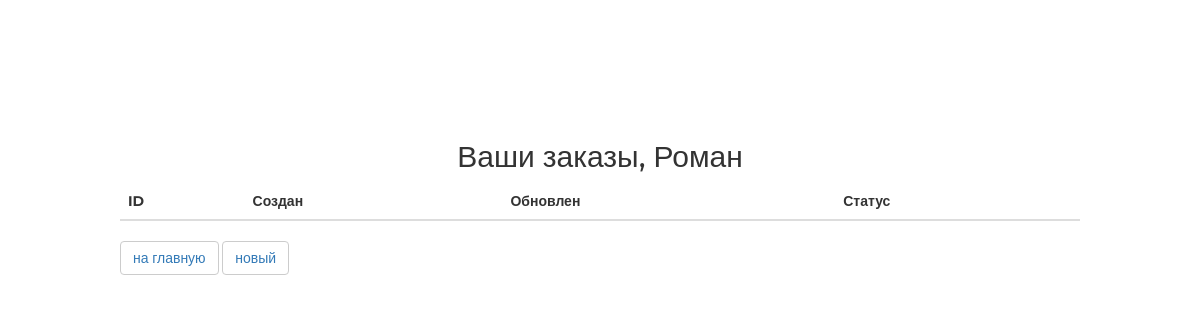
Before: /order/ (signed in) with the older database file.
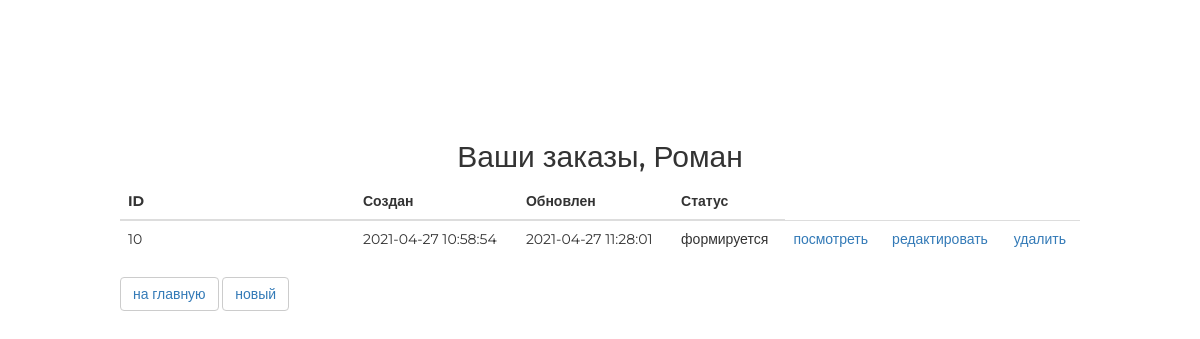
After: the same page with the newer database file.
### ordersapp/models.py (models this page shows, shortened)
class Order(models.Model):
    FORMING = 'FM'
    SENT_TO_PROCEED = 'STP'
    PROCEEDED = 'PRO'
    PAID = 'PD'
    READY = 'RDY'
    CANCEL = 'CNC'
    ORDER_STATUSES = (
        (FORMING, 'формируется'),
        (SENT_TO_PROCEED, 'отправлен в обработку'),
        (PROCEEDED, 'обработан'),
        (PAID, 'оплачен'),
        (READY, 'готов к выдаче'),
        (CANCEL, 'отменен'),
    )
    user = models.ForeignKey(settings.AUTH_USER_MODEL, on_delete=models.CASCADE)
    created = models.DateTimeField(auto_now_add=True, verbose_name='создан')
    updated = models.DateTimeField(auto_now=True, verbose_name='изменен')
    status = models.CharField(db_index=True, choices=ORDER_STATUSES, default=FORMING, verbose_name='статус', max_length=3)
    is_active = models.BooleanField(db_index=True, default=True, verbose_name='статус')
    class Meta:
        ordering = ('-created',)
        verbose_name = 'заказ'
        verbose_name_plural = 'заказы'

### ordersapp/views.py (the view)
# urls.py: path('', ordersapp.OrderList.as_view(), name='orders_list'),
class OrderList(ListView):
    model = Order
    def get_queryset(self):
        return Order.objects.filter(user=self.request.user)

### mainapp/context_processors.py (called while the page is built)
def basket(request):
    print(f'context processor basket works')
    basket = []
    if request.user.is_authenticated:
        basket = Basket.objects.filter(user=request.user).order_by('product__category').select_related()
    return {
        'basket': basket,
    }

### ordersapp/templates/ordersapp/order_list.html
{% extends 'ordersapp/base.html' %}
{% load static %}
{% block content %}
   <div class="h2 text-center head">
       Ваши заказы,
       {% if user.first_name %}
           {{ user.first_name|title}}
       {% else %}
           Пользователь
       {% endif %}
   </div>
   <table class="table orders_list">
       <thead>
         <tr>
           <th>ID</th>
           <th>Создан</th>
           <th>Обновлен</th>
           <th>Статус</th>
         </tr>
       </thead>
       <tbody>
           {% for item in object_list %}
               {% if item.is_active %}
               <tr>
                   <td class="td1 orders_list">{{ item.pk }}</td>
                   <td>{{ item.created|date:"Y-m-d H:i:s" }}</td>
                   <td>{{ item.updated|date:"Y-m-d H:i:s" }}</td>
                   <td>{{ item.get_status_display }}</td>
                   <td>
                       <a href="{% url 'ordersapp:order_read' item.pk %}">
                           посмотреть
                       </a>
                   </td>
                   <td>
                       {% if item.status == 'FM' %}
                         <a href="{% url 'ordersapp:order_update' item.pk %}">
                           редактировать
                         </a>
                       {% endif %}
                   </td>
                   <td>
                       {% if item.status == 'FM' %}
                         <a href="{% url 'ordersapp:order_delete' item.pk %}">
                             удалить
                         </a>
                       {% endif %}
                   </td>
               </tr>
               {% endif %}
           {% endfor %}
       </tbody>
   </table>
   <button class="btn btn-default btn-round">
       <a href="{% url 'main' %}">
           на главную
       </a>
   </button>
   <button class="btn btn-default btn-round">
       <a href="{% url 'ordersapp:order_create' %}">
           новый
       </a>
   </button>
{% endblock %}

Changed rows visible on the page:
added Order: pk "10", created "2021-04-27 10:58:54", updated "2021-04-27 11:28:01", status "формируется", shows "редактировать", shows "удалить"
